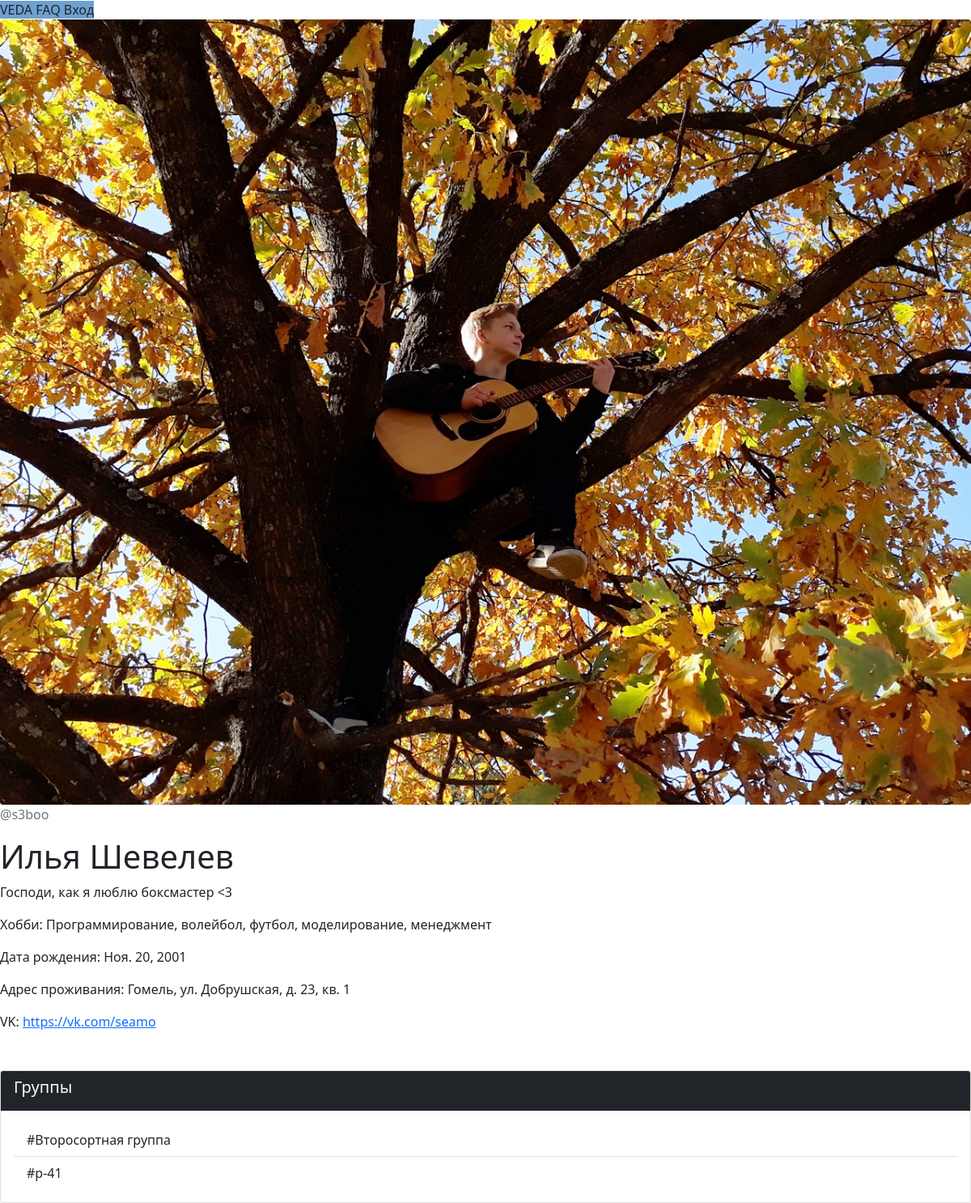
The app's page /profile/1 with its own data.
### VEDA_application/models.py (models this page shows, shortened)
class Client(models.Model):
    user = models.OneToOneField(
        User,
        on_delete=models.CASCADE,
    )   # Связь один-к-одному с пользователем
    father = models.ForeignKey(
        Parent,
        on_delete=models.SET_NULL,
        null=True,
        related_name='father'
    ) # Связь с родителем внешним ключем
    mother =  models.ForeignKey(
        Parent,
        on_delete=models.SET_NULL,
        null=True,
        related_name='mother'
    ) # Связь с родителем внешним ключом
    status = models.CharField(max_length=100)             # Поле статуса (отображается в профиле пользователя)
    hobbies = models.CharField(max_length=100)            # Поле хобби (используется куратором и отображается в профиле)
    day_of_birthday = models.DateField(null=True)         # Поле дня рождения (используется куратором и отображается в профиле)
    adress = models.CharField(max_length=50)              # Поле адреса (используется только куратором и не виден в профиле)
    vk = models.TextField(blank=True)
    instagram = models.TextField(blank=True)
    gender = models.CharField(choices=(
        ('M', 'Male'),
        ('F', 'Female'),
        ('O', 'Other')
    ), max_length=50, null=True)                          # Пол пользователя в формате первой буквы
    userpic = models.ImageField(upload_to='userpics', null=True, default="default.png")    # Аватар пользователя

class Group(models.Model):
    moderators = models.ManyToManyField(
        Client,
        related_name='moderators',
        blank=True,
    ) # Количество модераторов не ограничено, связаны внешней таблицей с Client
    listeners = models.ManyToManyField(
        Client,
        related_name='listeners',
        blank=True,
    ) # Количество подписчиков не ограничено, связаны внешней таблицей с Client
    name = models.CharField(max_length=40)              # Название группы
    tag = models.CharField(max_length=40, null=True)              # Тег для поиска
    hNotices = models.BooleanField()    # видимость блока объявлений
    hTasks = models.BooleanField()      # видимость блока задач
    hSheet = models.BooleanField()      # видимость блока расписания, ведомости, успеваемости

### VEDA_application/views.py (the view)
# urls.py: re_path('^profile/(?P<pk>\d+?)$', views.profile, name="profile"), # страница конкретного пользователя
def profile(request, pk):
    if request.method == "GET":
        client = get_object_or_404(models.Client, pk=pk)
        groups = models.Group.objects.filter(listeners__user__username=client.user.username)
        return render(request, 'profile.html', context={
            'client': client,
            'groups': groups
        })

### VEDA_application/templates/profile.html (shortened to what this page needs)
{% extends 'main_template.html' %}
{% load static %}
{% block application %}
  {% include 'borders_template.html' %}
  <b-container id="profilePage" class="mt-5">
    <b-row>
      <b-col cols=4>
        <img src="{{ client.userpic.url }}" class="img-fluid rounded" alt="LOGO">
        <p class="text-muted font-weight-bold">@{{ client.user.username }}</p>
      </b-col>
      <b-col cols=8>
        <h1>{{ client.user.first_name }} {{ client.user.last_name }}</h1>
        <p>{{ client.status }}</p>
        <p>Хобби: {{ client.hobbies }}</p>
        <p>Дата рождения: {{ client.day_of_birthday }}</p>
        <p>Адрес проживания: {{ client.adress }}</p>
        {% if client.vk %}
          <p>VK: <a href="{{ client.vk }}">{{ client.vk }}</a></p>
        {% endif %}
      </b-col>
      <div class="card card-outline-secondary mt-5">
        <div class="card-header bg-dark text-light">
          <h5>Группы</h5>
        </div>
        <div class="card-body">
          <div class="list-group list-group-flush">
            {% for group in groups %}
              <a href="{% url 'group' group.id %}" class="list-group-item list-group-item-action ">#{{ group.name }}</a>
            {% endfor %}
          </div>
        </div>
      </div>
    </b-row>
  </b-container>
{% endblock application %}

### records on screen
Client: userpic (picture), user.username "s3boo", user.first_name "Илья", user.last_name "Шевелев", status "Господи, как я люблю боксмастер <3", hobbies "Программирование, волейбол, футбол, моделирование, менеджмент", day_of_birthday "Ноя. 20, 2001", adress "Гомель, ул. Добрушская, д. 23, кв. 1", vk "https://vk.com/seamo"
Group: name "Второсортная группа"
Group: name "p-41"
